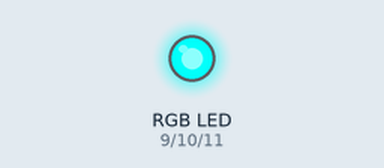
Recording of a sketch running on a simulated Arduino Uno, built with avr-gcc and run on an emulated ATmega328P. Shown: an RGB LED mixed from three pins (HIGH = lit).

Above: at 2.6 s.
At 4.4 s:
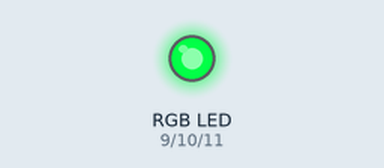
At 6.3 s:
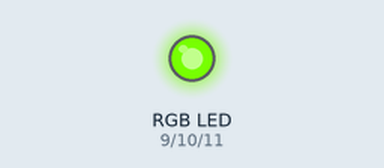
At 10.0 s:
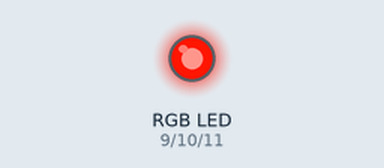
At 13.7 s:
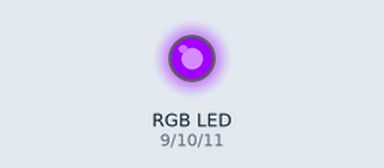
At 17.4 s:
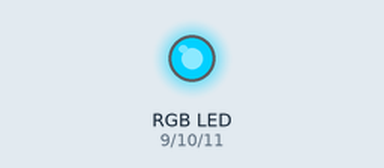
Timing chart, 0 to 22.5 s (numbered marks = the images above):
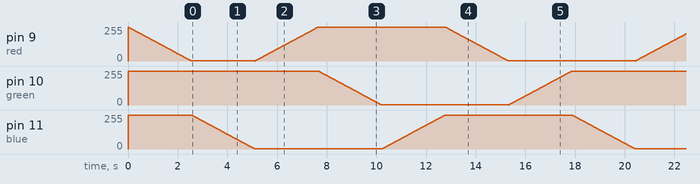

The sketch:

RGB_Test.ino
```cpp
const int red = 9;
const int green = 10;
const int blue = 11;

void setup() {
  pinMode(red, OUTPUT);
  pinMode(green, OUTPUT);
  pinMode(blue, OUTPUT);
  analogWrite(red, 255);
  analogWrite(blue, 255);
  analogWrite(green, 255);
  fadeUp(red);
}

void loop()
{
  fadeUp(blue);
  fadeDown(red);
  fadeUp(green);
  fadeDown(blue);
  fadeUp(red);
  fadeDown(green);
}

void fadeUp(int pin)
{
  for (int i = 255; i > 0; i--)
  {
    analogWrite(pin, i);
    delay(10);
  }
}

void fadeDown(int pin)
{
   for (int i = 0; i < 255; i++)
  {
    analogWrite(pin, i);
    delay(10);
  }
}
```
